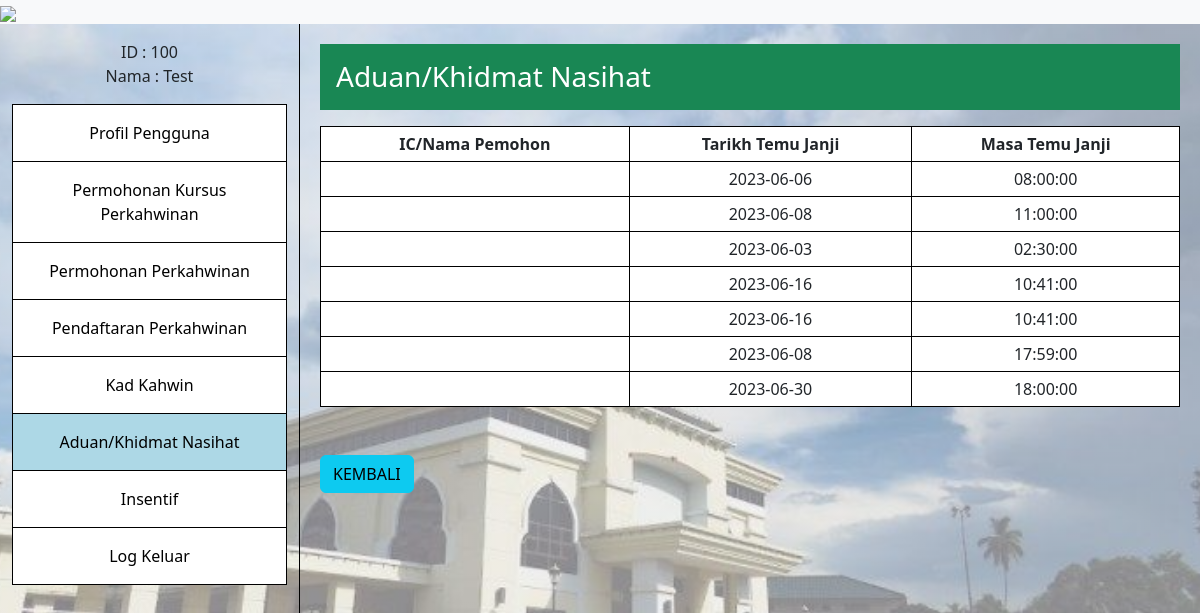
Before: /App/ManageConsultation/scheduleInterface.php (signed in) with the older database file.
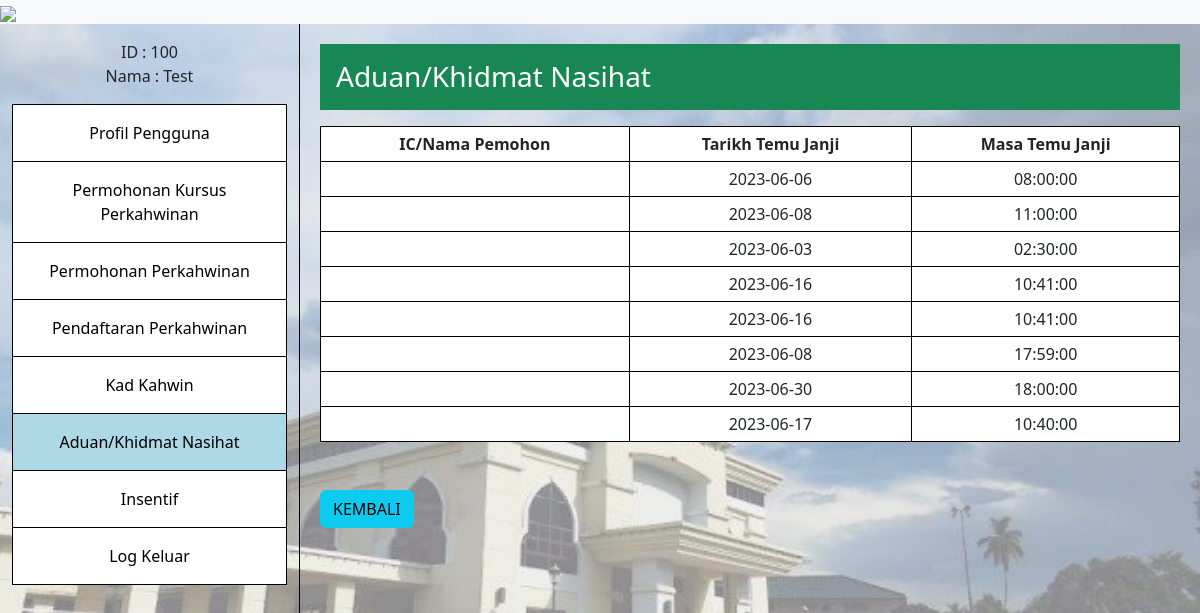
After: the same page with the newer database file.
### tables this page shows
CREATE TABLE `consultation` (
  `consultation_ID` int(11) NOT NULL,
  `consultation_session_no` int(11) NOT NULL,
  `consultation_additional` varchar(10) NOT NULL,
  `consultation_date` date NOT NULL,
  `consultation_time` time NOT NULL
);

### BusinessServices/controllers/ManageConsultationController/consultationController.php (called while the page is built, shortened)
<?php
class consultationController extends consultation
{
    public function getDataConsultation()
    {
        try {
            $connection = $this->getConnection();
            $query = "SELECT consultation_ID, consultation_date, consultation_time FROM consultation";
            $result = mysqli_query($connection, $query);
            $consultationData = mysqli_fetch_all($result, MYSQLI_ASSOC);
            return $consultationData;
        } catch (Exception $e) {
            echo "Error: " . $e->getMessage();
            return null;
        }
    }
}

### App/ManageConsultation/scheduleInterface.php (the view, shortened to what this page needs)
<!DOCTYPE html>
<html lang="en">
<head>
    <link rel="stylesheet" href="https://cdn.jsdelivr.net/npm/bootstrap@5.3.0/dist/css/bootstrap.min.css">
    <link rel="stylesheet" href="https://cdnjs.cloudflare.com/ajax/libs/font-awesome/5.15.4/css/all.min.css">
    <link rel="stylesheet" href="../../../ezkahwin/public/css/styles.css">
</head>
<body>
    <?php
    require_once 'C:\xampp\htdocs\ezkahwin\BusinessServices\controllers\ManageConsultationController\consultationController.php';
    $consultationController = new consultationController();
    $consultationData = $consultationController->getDataConsultation();
    ?>
    <?php include "../Component/header.php"; ?>
    <div class="container-fluid">
        <div class="row">
            <?php
            include "../Component/sidebarStaff.php";
            ?>
            <div class="col-md-9 content">
                <div class="content-title bg-success text-white p-3">
                    <h1 class="h3 m-0">Aduan/Khidmat Nasihat</h1>
                </div>
                <div class="contentBox mt-3">
                    <div class="desc">
                        <?php
                        if (!empty($consultationData)) {
                            echo "<table style='border: 1px solid black; border-collapse: collapse; width: 100%; background-color: white;'>";
                            echo "<tr>";
                            echo "<th style='border: 1px solid black; padding: 5px; text-align: center;'>IC/Nama Pemohon</th>";
                            echo "<th style='border: 1px solid black; padding: 5px; text-align: center;'>Tarikh Temu Janji</th>";
                            echo "<th style='border: 1px solid black; padding: 5px; text-align: center;'>Masa Temu Janji</th>";
                            echo "</tr>";
                            foreach ($consultationData as $consultation) {
                                $consultation_date = $consultation['consultation_date'];
                                $consultation_time = $consultation['consultation_time'];
                                echo "<tr>";
                                echo "<td style='border: 1px solid black; padding: 5px; text-align: center;'></td>";
                                echo "<td style='border: 1px solid black; padding: 5px; text-align: center;'>$consultation_date</td>";
                                echo "<td style='border: 1px solid black; padding: 5px; text-align: center;'>$consultation_time</td>";
                                echo "</tr>";
                            }
                            echo "</table>";
                            echo "<br><br>";
                        } else {
                            echo "No consultation found.";
                        }
                        ?>
                        <div class="d-flex flex-row bd-highlight mb-3">
                            <button type="submit" class="btn btn-info" onclick="window.location.href='listOfApplication.php'">KEMBALI</button>
                        </div>
                    </div>
                </div>
            </div>
        </div>
    </div>
</body>
</html>

Changed rows visible on the page:
added consultation: consultation_date "2023-06-17", consultation_time "10:40:00"
